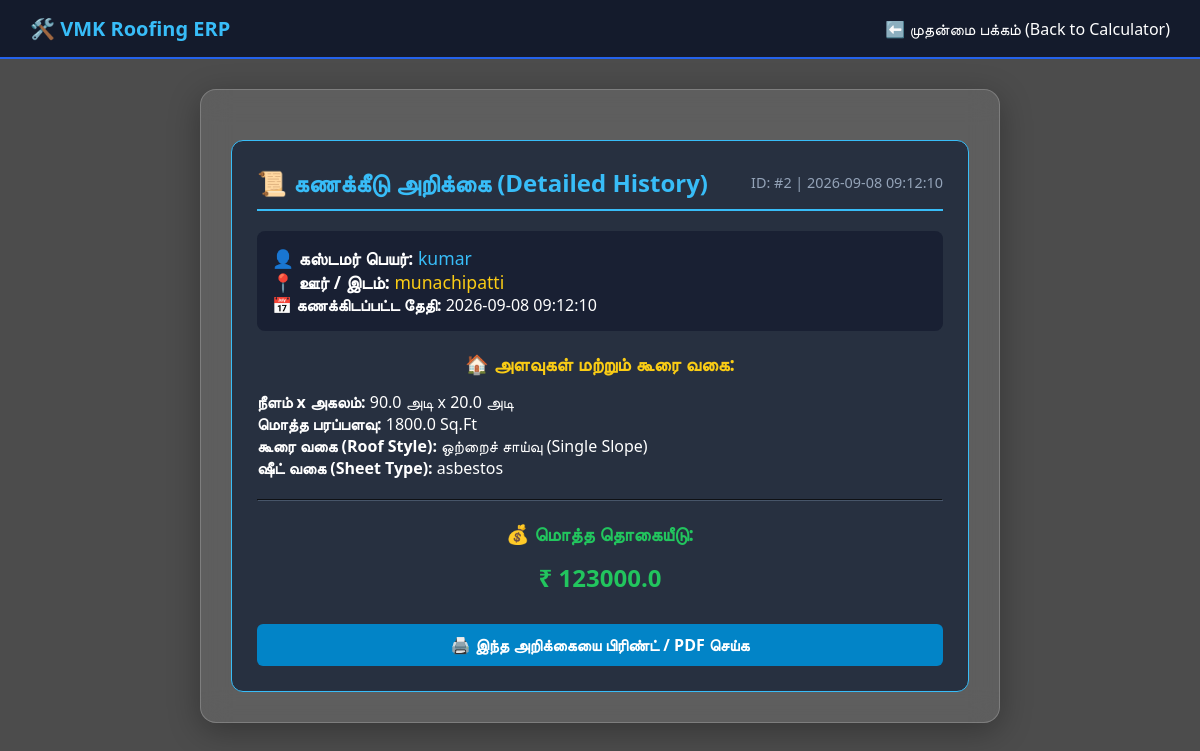
Screenshot of /history/2 with the database file from the repository.
### app.py (models this page shows)
class CalculationLog(db.Model):
    id = db.Column(db.Integer, primary_key=True)
    customer_name = db.Column(db.String(100), nullable=True)
    location = db.Column(db.String(100),nullable=True)
    timestamp = db.Column(db.String(50), default=datetime.now().strftime("%Y-%m-%d %H:%M:%S"))
    length = db.Column(db.Float, nullable=False)
    width = db.Column(db.Float, nullable=False)
    total_area = db.Column(db.Float, nullable=False)
    roof_style = db.Column(db.String(50), nullable=False)
    sheet_type = db.Column(db.String(50), nullable=False)
    grand_total = db.Column(db.Float, nullable=False)

### app.py (the view)
@app.route('/history/<int:calc_id>')
def view_history_detail(calc_id):
    log = CalculationLog.query.get_or_404(calc_id)
    return render_template('history_detail.html', log=log)

### templates/history_detail.html (shortened to what this page needs)
<!DOCTYPE html>
<html lang="ta">
<head>
    <link rel="stylesheet" href="{{ url_for('static', filename='style.css') }}">
</head>
<body>
    <div class="navbar">
        <div class="logo">🛠️ VMK Roofing ERP</div>
        <div class="nav-links">
            <a href="/">⬅️ முதன்மை பக்கம் (Back to Calculator)</a>
        </div>
    </div>
    <div class="container" style="max-width: 800px; margin-top: 30px;">
        <div class="result-box" style="background: rgba(30, 41, 59, 0.85); padding: 25px; border-radius: 12px; border: 1px solid #38bdf8;">
            <div style="display: flex; justify-content: space-between; align-items: center; border-bottom: 2px solid #38bdf8; padding-bottom: 10px;">
                <h2 style="color: #38bdf8; margin: 0;">📜 கணக்கீடு அறிக்கை (Detailed History)</h2>
                <span style="color: #94a3b8; font-size: 0.9em;">ID: #{{ log.id }} | {{ log.timestamp }}</span>
            </div>
            <div style="margin-top: 20px; background: rgba(15, 23, 42, 0.6); padding: 15px; border-radius: 8px;">
                <p style="font-size: 1.1em;"><strong>👤 கஸ்டமர் பெயர்:</strong> <span style="color: #38bdf8;">{{ log.customer_name }}</span></p>
                <p style="font-size: 1.1em;"><strong>📍 ஊர் / இடம்:</strong> <span style="color: #facc15;">{{ log.location }}</span></p>
                <p><strong>📅 கணக்கிடப்பட்ட தேதி:</strong> {{ log.timestamp }}</p>
            </div>
            <div style="margin-top: 20px;">
                <h3 style="color: #facc15;">🏠 அளவுகள் மற்றும் கூரை வகை:</h3>
                <p><strong>நீளம் x அகலம்:</strong> {{ log.length }} அடி x {{ log.width }} அடி</p>
                <p><strong>மொத்த பரப்பளவு:</strong> {{ log.total_area }} Sq.Ft</p>
                <p><strong>கூரை வகை (Roof Style):</strong> {{ log.roof_style }}</p>
                <p><strong>ஷீட் வகை (Sheet Type):</strong> {{ log.sheet_type }}</p>
            </div>
            <hr style="margin: 20px 0; border-color: #475569;">
            <div>
                <h3 style="color: #22c55e;">💰 மொத்த தொகையீடு:</h3>
                <h2 style="color: #22c55e; margin-top: 5px;">₹ {{ log.grand_total }}</h2>
            </div>
            <div style="margin-top: 30px; text-align: center;">
                <button onclick="window.print()" style="background: #0284c7; color: white; border: none; padding: 10px 20px; border-radius: 6px; cursor: pointer; font-size: 1em;">🖨️ இந்த அறிக்கையை பிரிண்ட் / PDF செய்க</button>
            </div>
        </div>
    </div>
</body>
</html>

### static/style.css (style rules this page uses)
* { box-sizing: border-box; margin: 0; padding: 0; font-family: 'Segoe UI', sans-serif; }
body { background: linear-gradient(rgba(0, 0, 0, 0.7), rgba(0, 0, 0, 0.7)), url('https://images.unsplash.com/photo-1504307651254-35680f356dfd?q=80&w=1600') no-repeat center center fixed; background-size: cover; color: #fff; min-height: 100vh; }
.navbar { background: rgba(15, 23, 42, 0.9); backdrop-filter: blur(10px); padding: 15px 30px; display: flex; justify-content: space-between; align-items: center; border-bottom: 2px solid #2563eb; }
.navbar .logo { font-size: 20px; font-weight: bold; color: #38bdf8; }
.nav-links a { color: #fff; text-decoration: none; margin-left: 20px; font-weight: 500; }
.container { background: rgba(255, 255, 255, 0.1); backdrop-filter: blur(15px); border: 1px solid rgba(255, 255, 255, 0.2); border-radius: 16px; padding: 30px; max-width: 800px; margin: 30px auto; box-shadow: 0 8px 32px rgba(0, 0, 0, 0.3); }
h2, h3, h4 { color: #f8fafc; margin-bottom: 15px; text-align: center; }
button { width: 100%; padding: 12px; background: #2563eb; color: #fff; border: none; border-radius: 8px; font-size: 16px; font-weight: bold; cursor: pointer; }
.result-box { background: rgba(15, 23, 42, 0.85); padding: 20px; border-radius: 12px; margin-top: 20px; border: 1px solid #3b82f6; }

### rows the page displays
CalculationLog: id "2", timestamp "2026-09-08 09:12:10", customer_name "kumar", location "munachipatti", length "90.0", width "20.0", total_area "1800.0", roof_style "ஒற்றைச் சாய்வு (Single Slope)", sheet_type "asbestos", grand_total "123000.0"
